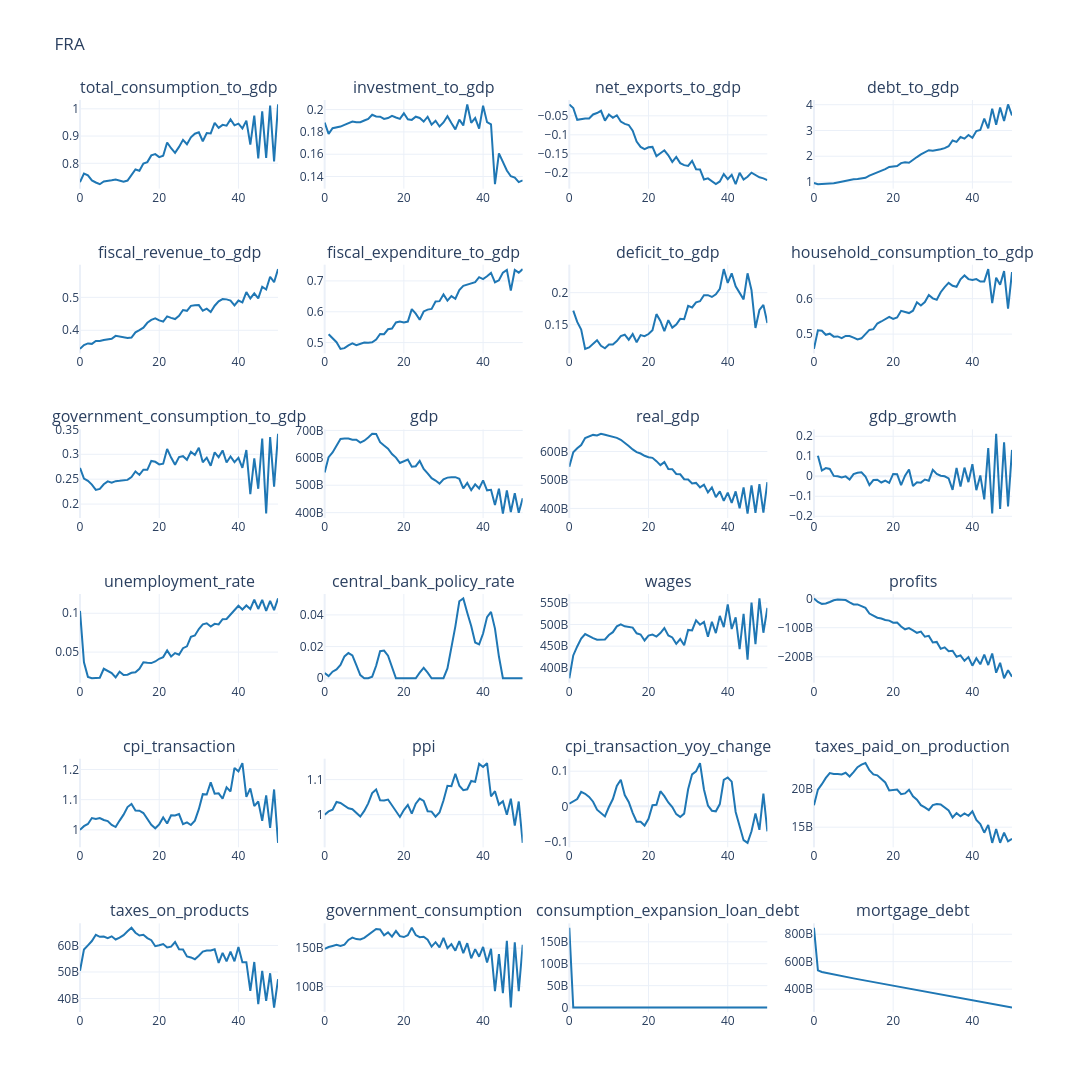

The code cell stored with this chart in its notebook:
### Code cell
# Outputs And Plots
plot_columns = [
    'total_consumption_to_gdp', 'investment_to_gdp', 'net_exports_to_gdp',
    'debt_to_gdp', 'fiscal_revenue_to_gdp', 'fiscal_expenditure_to_gdp', 'deficit_to_gdp',
    'household_consumption_to_gdp', 'government_consumption_to_gdp', 'gdp', 'real_gdp',
    'gdp_growth', 'unemployment_rate', 'central_bank_policy_rate', 
    'wages', 'profits', 'cpi_transaction', 'ppi', 'cpi_transaction_yoy_change',
    'taxes_paid_on_production', 'taxes_on_products', 'government_consumption',
    # 'Imports', 'Exports',
    'consumption_expansion_loan_debt', 'mortgage_debt',
]

n_rows = 6
n_cols = 4
#  Plot main variables
plot_output(
    df=df_base[plot_columns],
    no_rows=n_rows,
    no_cols=n_cols,
    country_code=cfg.country_iso3,
    line_color="#1f77b4",
    base_height=200,
    base_width=400,
)
